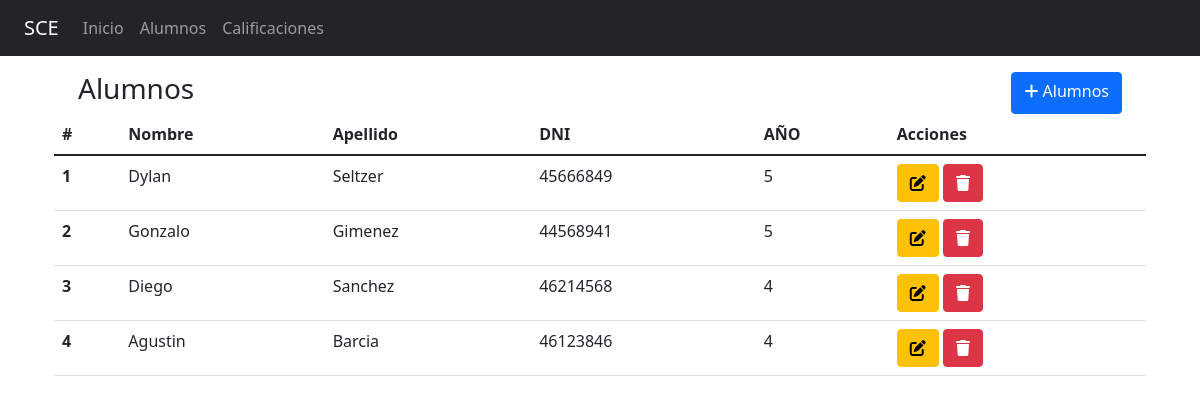
/sistemaescuela/includes/tablaAlumnos.php, run on the app's committed database.
### tables this page shows
create table Alumno(
    id int not null auto_increment,
    nombre varchar(25),
    apellido varchar(25),
    dni int not null,
    año int,
    primary key (id,dni)
);

### sistemaEscuela/db.php (called while the page is built, shortened)
<?php
 $hostnameDB = "localhost";
 $userDB = "root";
 $passDB = "";
 $nameDB = "sistemae";
 $conn = mysqli_connect($hostnameDB, $userDB, $passDB, $nameDB);
function getAllAlumno(){
    global $conn;
    $query = "select * from Alumno";
    $result = mysqli_query($conn,$query);
    return $result;
}
?>

### sistemaEscuela/includes/tablaAlumnos.php (the view)
<?php include("../db.php")?>
<?php include("header.php")?>
<div class="container p-4 ">
    <div class="container-sm d-flex justify-content-between">
        <h3>Alumnos</h3>
        <a href="formAlumno.php" type="button" id="masAlumnos" class="btn btn-primary"><i class="fa-solid fa-plus"></i> Alumnos</a>
    </div>
    <table class="table table-hover">
  <thead>
    <tr>
      <th scope="col">#</th>
      <th scope="col">Nombre</th>
      <th scope="col">Apellido</th>
      <th scope="col">DNI</th>
      <th scope="col">AÑO</th>
      <th scope="col">Acciones</th>
    </tr>
  </thead>
  <tbody>
      <?php
      $datos = getAllAlumno();
      $cont = 0;
      while($row = mysqli_fetch_array($datos)){
          ?>
            <tr>
                <th scope="row"><?php echo ++$cont?></th>
                <td><?php echo $row['nombre']?></td>
                <td><?php echo $row['apellido']?></td>
                <td><?php echo $row['dni']?></td>
                <td><?php echo $row[4]?></td>
                <td>
                <a type="button" href="CRUD/editAlumno.php?id=<?php echo $row['id']?>" class="btn btn-warning" name="edit" ><i class="fa-solid fa-pen-to-square"></i></a>
                <a type="button" href="CRUD/deleteAlumno.php?id=<?php echo $row['id']?>" class="btn btn-danger" name="delete"><i class="fa-solid fa-trash"></i></a>
                </td>
            </tr>
          <?php
      }
      ?>
  </tbody>
</table>
</div>

### data on the page
alumno: nombre "Dylan", apellido "Seltzer", dni "45666849", año "5"
alumno: nombre "Gonzalo", apellido "Gimenez", dni "44568941", año "5"
alumno: nombre "Diego", apellido "Sanchez", dni "46214568", año "4"
alumno: nombre "Agustin", apellido "Barcia", dni "46123846", año "4"
